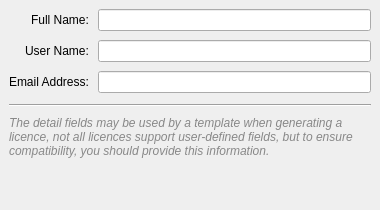
<?xml version="1.0" encoding="UTF-8"?>
<ui version="4.0">
 <class>UserSettingsPage</class>
 <widget class="QWidget" name="UserSettingsPage">
  <property name="geometry">
   <rect>
    <x>0</x>
    <y>0</y>
    <width>380</width>
    <height>210</height>
   </rect>
  </property>
  <property name="sizePolicy">
   <sizepolicy hsizetype="Preferred" vsizetype="Minimum">
    <horstretch>0</horstretch>
    <verstretch>0</verstretch>
   </sizepolicy>
  </property>
  <property name="windowTitle">
   <string>Form</string>
  </property>
  <layout class="QVBoxLayout" name="verticalLayout">
   <property name="spacing">
    <number>9</number>
   </property>
   <property name="sizeConstraint">
    <enum>QLayout::SetMinimumSize</enum>
   </property>
   <property name="leftMargin">
    <number>9</number>
   </property>
   <property name="topMargin">
    <number>9</number>
   </property>
   <property name="rightMargin">
    <number>9</number>
   </property>
   <property name="bottomMargin">
    <number>9</number>
   </property>
   <item>
    <layout class="QVBoxLayout" name="verticalLayout_2" stretch="0,0,0">
     <property name="sizeConstraint">
      <enum>QLayout::SetMinimumSize</enum>
     </property>
     <item>
      <layout class="QFormLayout" name="formLayout">
       <property name="sizeConstraint">
        <enum>QLayout::SetMinimumSize</enum>
       </property>
       <property name="fieldGrowthPolicy">
        <enum>QFormLayout::AllNonFixedFieldsGrow</enum>
       </property>
       <property name="labelAlignment">
        <set>Qt::AlignRight|Qt::AlignTop|Qt::AlignTrailing</set>
       </property>
       <item row="0" column="0">
        <widget class="QLabel" name="fullNameLabel">
         <property name="text">
          <string>Full Name:</string>
         </property>
        </widget>
       </item>
       <item row="0" column="1">
        <widget class="QLineEdit" name="fullNameLineEdit">
         <property name="sizePolicy">
          <sizepolicy hsizetype="Expanding" vsizetype="Fixed">
           <horstretch>0</horstretch>
           <verstretch>0</verstretch>
          </sizepolicy>
         </property>
        </widget>
       </item>
       <item row="1" column="0">
        <widget class="QLabel" name="userNameLabel">
         <property name="text">
          <string>User Name:</string>
         </property>
        </widget>
       </item>
       <item row="1" column="1">
        <widget class="QLineEdit" name="userNameLineEdit">
         <property name="sizePolicy">
          <sizepolicy hsizetype="Minimum" vsizetype="Fixed">
           <horstretch>0</horstretch>
           <verstretch>0</verstretch>
          </sizepolicy>
         </property>
        </widget>
       </item>
       <item row="2" column="0">
        <widget class="QLabel" name="emailAddressLabel">
         <property name="text">
          <string>Email Address:</string>
         </property>
        </widget>
       </item>
       <item row="2" column="1">
        <widget class="QLineEdit" name="emailAddressLineEdit">
         <property name="sizePolicy">
          <sizepolicy hsizetype="Minimum" vsizetype="Fixed">
           <horstretch>0</horstretch>
           <verstretch>0</verstretch>
          </sizepolicy>
         </property>
        </widget>
       </item>
      </layout>
     </item>
     <item>
      <widget class="Line" name="line">
       <property name="orientation">
        <enum>Qt::Horizontal</enum>
       </property>
      </widget>
     </item>
     <item>
      <widget class="QLabel" name="label">
       <property name="sizePolicy">
        <sizepolicy hsizetype="Preferred" vsizetype="Preferred">
         <horstretch>0</horstretch>
         <verstretch>0</verstretch>
        </sizepolicy>
       </property>
       <property name="styleSheet">
        <string notr="true">color: #888888</string>
       </property>
       <property name="text">
        <string>&lt;html&gt;&lt;head/&gt;&lt;body&gt;&lt;p&gt;&lt;span style=&quot; font-style:italic;&quot;&gt;The detail fields may be used by a template when generating a licence, not all licences support user-defined fields, but to ensure compatibility, you should provide this information.&lt;/span&gt;&lt;/p&gt;&lt;/body&gt;&lt;/html&gt;</string>
       </property>
       <property name="alignment">
        <set>Qt::AlignLeading|Qt::AlignLeft|Qt::AlignTop</set>
       </property>
       <property name="wordWrap">
        <bool>true</bool>
       </property>
      </widget>
     </item>
    </layout>
   </item>
  </layout>
 </widget>
 <resources/>
 <connections/>
</ui>
